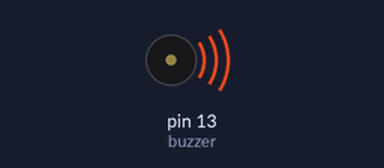
The sketch below on a simulated Arduino Uno, built with avr-gcc and run on an emulated ATmega328P. On the bench: buzzer (waves = sounding, pin HIGH).

Above: at 0.5 s.
At 2.5 s:
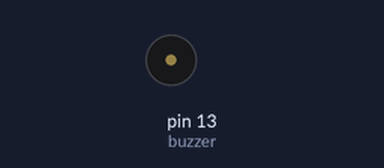
Timing chart, 0 to 5.2 s (numbered marks = the images above):
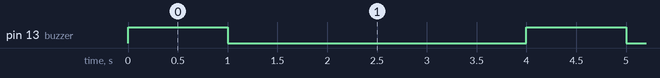

The sketch:

Buzzer_interfacing_with_arduino.ino
```cpp
int buzzer=13;
void setup() {
  pinMode(buzzer,OUTPUT);
  digitalWrite(buzzer,LOW);
}

void loop() {
 digitalWrite(buzzer,HIGH);
 delay(1000);
 digitalWrite(buzzer,LOW);
 delay(3000);
}
```

Measured:
- by itself, pin 13 (buzzer): alternates HIGH for 1.0 s and LOW for 3.0 s
